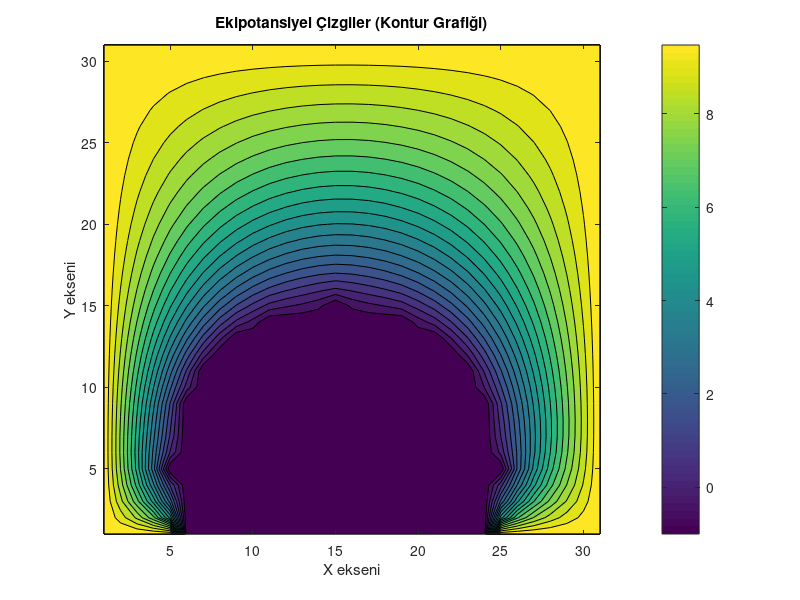
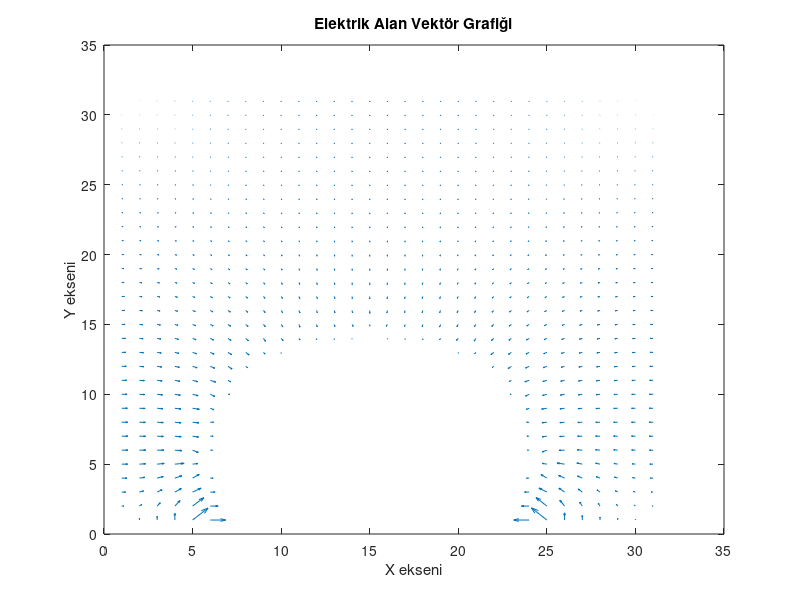

Write the MATLAB code that produced these figures, in order.
% Parametreler
a = 30; b = 10; c = 10; d = 20; R = 10; % Yapı boyutları (cm)
delta = 1; % Adım boyutu (cm)
Nx = a / delta + 1; Ny = (c + d) / delta + 1; % Izgara boyutları
V = 10 * ones(Nx, Ny); % Başlangıç: Dış sınır +10 V

% İç bölge tanımı (yarıçap R olan bölge -1 V)
x_center = (a / 2) / delta; y_center = (c / 2) / delta;
for i = 1:Nx
    for j = 1:Ny
        if sqrt((i - x_center)^2 + (j - y_center)^2) <= R / delta
            V(i, j) = -1; % İç bölge -1 V
        end
    end
end

% Laplace çözümü: Iteratif yöntem
tolerance = 1e-4; % Hata toleransı
error = 1; iter = 0;
while error > tolerance
    V_old = V;
    for i = 2:Nx-1
        for j = 2:Ny-1
            % İç bölgeyi atla
            if sqrt((i - x_center)^2 + (j - y_center)^2) <= R / delta
                continue;
            end
            % Laplace denklemi
            V(i, j) = 0.25 * (V_old(i+1, j) + V_old(i-1, j) + V_old(i, j+1) + V_old(i, j-1));
        end
    end
    error = max(max(abs(V - V_old)));
    iter = iter + 1;
end
fprintf('Çözüm tamamlandı, iterasyon sayısı: %d\n', iter);

% Kontur grafiği
figure;
contourf(V', 20);
colorbar;
title('Ekipotansiyel Çizgiler (Kontur Grafiği)');
xlabel('X ekseni'); ylabel('Y ekseni');

% Elektrik Alan Vektör Grafiği
[Ex, Ey] = gradient(-V'); % Elektrik alanın gradyanı
figure;
quiver(Ex, Ey);
title('Elektrik Alan Vektör Grafiği');
xlabel('X ekseni'); ylabel('Y ekseni');
